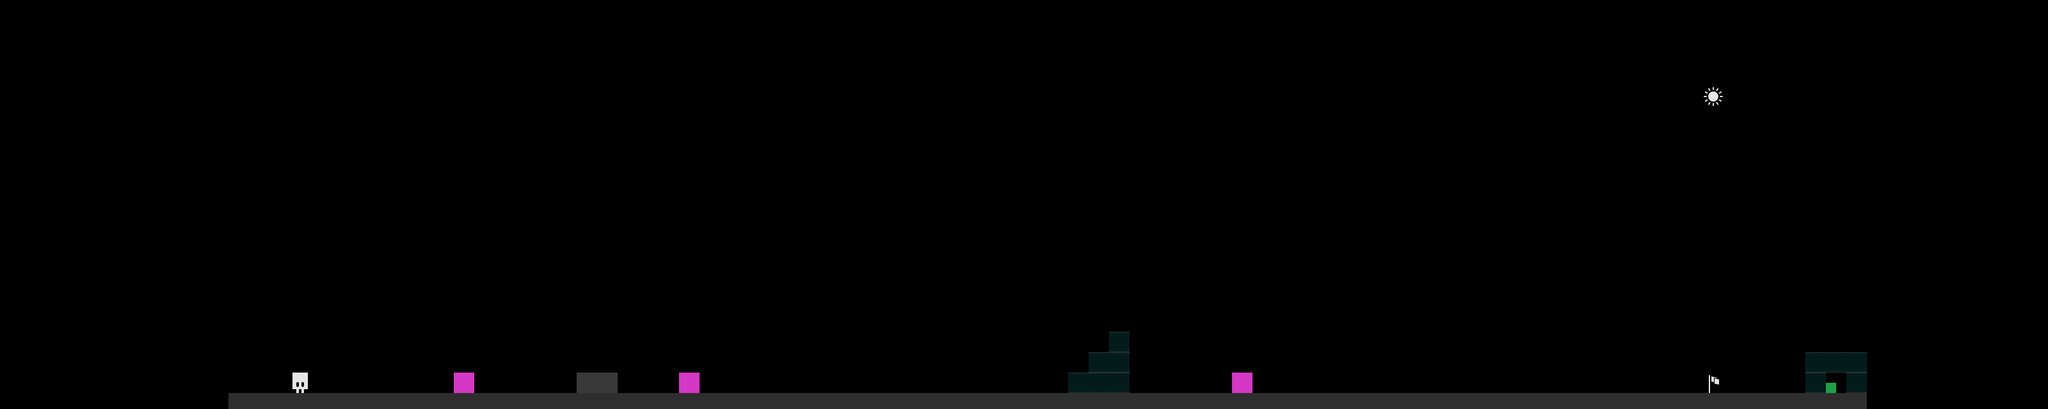

This is a level from a 2D game, rendered from its Tiled map with the project's own tilesets. A one-line summary and the complete map file follow:
An orthogonal 100x20 tile map with 32x32 px tiles, 1 tile layer (Tile Layer 1).

<map version="1.2" tiledversion="2019.03.13" orientation="orthogonal" renderorder="right-down" width="100" height="20" tilewidth="32" tileheight="32" infinite="0" nextlayerid="2" nextobjectid="1">
 <tileset firstgid="1" source="tiles2.tsx" />
 <layer id="1" name="Tile Layer 1" width="100" height="20" opacity="0.9" offsetx="133.333" offsety="103.03">
  <properties>
   <property name="title" value="X to shoot" />
  </properties>
  <data encoding="csv">
0,0,0,0,0,0,0,0,0,0,0,0,0,0,0,0,0,0,0,0,0,0,0,0,0,0,0,0,0,0,0,0,0,0,0,0,0,0,0,0,0,0,0,0,0,0,0,0,0,0,0,0,0,0,0,0,0,0,0,0,0,0,0,0,0,0,0,0,0,0,0,0,0,0,0,0,0,0,0,0,0,0,0,0,0,0,0,0,0,0,0,0,0,0,0,0,0,0,0,0,
0,0,0,0,0,0,0,0,0,0,0,0,0,0,0,0,0,0,0,0,0,0,0,0,0,0,0,0,0,0,0,0,0,0,0,0,0,0,0,0,0,0,0,0,0,0,0,0,0,0,0,0,0,0,0,0,0,0,0,0,0,0,0,0,0,0,0,0,0,0,0,0,0,0,0,0,0,0,0,10,0,0,0,0,0,0,0,0,0,0,0,0,0,0,0,0,0,0,0,0,
0,0,0,0,0,0,0,0,0,0,0,0,0,0,0,0,0,0,0,0,0,0,0,0,0,0,0,0,0,0,0,0,0,0,0,0,0,0,0,0,0,0,0,0,0,0,0,0,0,0,0,0,0,0,0,0,0,0,0,0,0,0,0,0,0,0,0,0,0,0,0,0,0,0,0,0,0,0,0,0,0,0,0,0,0,0,0,0,0,0,0,0,0,0,0,0,0,0,0,0,
0,0,0,0,0,0,0,0,0,0,0,0,0,0,0,0,0,0,0,0,0,0,0,0,0,0,0,0,0,0,0,0,0,0,0,0,0,0,0,0,0,0,0,0,0,0,0,0,0,0,0,0,0,0,0,0,0,0,0,0,0,0,0,0,0,0,0,0,0,0,0,0,0,0,0,0,0,0,0,0,0,0,0,0,0,0,0,0,0,0,0,0,0,0,0,0,0,0,0,0,
0,0,0,0,0,0,0,0,0,0,0,0,0,0,0,0,0,0,0,0,0,0,0,0,0,0,0,0,0,0,0,0,0,0,0,0,0,0,0,0,0,0,0,0,0,0,0,0,0,0,0,0,0,0,0,0,0,0,0,0,0,0,0,0,0,0,0,0,0,0,0,0,0,0,0,0,0,0,0,0,0,0,0,0,0,0,0,0,0,0,0,0,0,0,0,0,0,0,0,0,
0,0,0,0,0,0,0,0,0,0,0,0,0,0,0,0,0,0,0,0,0,0,0,0,0,0,0,0,0,0,0,0,0,0,0,0,0,0,0,0,0,0,0,0,0,0,0,0,0,0,0,0,0,0,0,0,0,0,0,0,0,0,0,0,0,0,0,0,0,0,0,0,0,0,0,0,0,0,0,0,0,0,0,0,0,0,0,0,0,0,0,0,0,0,0,0,0,0,0,0,
0,0,0,0,0,0,0,0,0,0,0,0,0,0,0,0,0,0,0,0,0,0,0,0,0,0,0,0,0,0,0,0,0,0,0,0,0,0,0,0,0,0,0,0,0,0,0,0,0,0,0,0,0,0,0,0,0,0,0,0,0,0,0,0,0,0,0,0,0,0,0,0,0,0,0,0,0,0,0,0,0,0,0,0,0,0,0,0,0,0,0,0,0,0,0,0,0,0,0,0,
0,0,0,0,0,0,0,0,0,0,0,0,0,0,0,0,0,0,0,0,0,0,0,0,0,0,0,0,0,0,0,0,0,0,0,0,0,0,0,0,0,0,0,0,0,0,0,0,0,0,0,0,0,0,0,0,0,0,0,0,0,0,0,0,0,0,0,0,0,0,0,0,0,0,0,0,0,0,0,0,0,0,0,0,0,0,0,0,0,0,0,0,0,0,0,0,0,0,0,0,
0,0,0,0,0,0,0,0,0,0,0,0,0,0,0,0,0,0,0,0,0,0,0,0,0,0,0,0,0,0,0,0,0,0,0,0,0,0,0,0,0,0,0,0,0,0,0,0,0,0,0,0,0,0,0,0,0,0,0,0,0,0,0,0,0,0,0,0,0,0,0,0,0,0,0,0,0,0,0,0,0,0,0,0,0,0,0,0,0,0,0,0,0,0,0,0,0,0,0,0,
0,0,0,0,0,0,0,0,0,0,0,0,0,0,0,0,0,0,0,0,0,0,0,0,0,0,0,0,0,0,0,0,0,0,0,0,0,0,0,0,0,0,0,0,0,0,0,0,0,0,0,0,0,0,0,0,0,0,0,0,0,0,0,0,0,0,0,0,0,0,0,0,0,0,0,0,0,0,0,0,0,0,0,0,0,0,0,0,0,0,0,0,0,0,0,0,0,0,0,0,
0,0,0,0,0,0,0,0,0,0,0,0,0,0,0,0,0,0,0,0,0,0,0,0,0,0,0,0,0,0,0,0,0,0,0,0,0,0,0,0,0,0,0,0,0,0,0,0,0,0,0,0,0,0,0,0,0,0,0,0,0,0,0,0,0,0,0,0,0,0,0,0,0,0,0,0,0,0,0,0,0,0,0,0,0,0,0,0,0,0,0,0,0,0,0,0,0,0,0,0,
0,0,0,0,0,0,0,0,0,0,0,0,0,0,0,0,0,0,0,0,0,0,0,0,0,0,0,0,0,0,0,0,0,0,0,0,0,0,0,0,0,0,0,0,0,0,0,0,0,0,0,0,0,0,0,0,0,0,0,0,0,0,0,0,0,0,0,0,0,0,0,0,0,0,0,0,0,0,0,0,0,0,0,0,0,0,0,0,0,0,0,0,0,0,0,0,0,0,0,0,
0,0,0,0,0,0,0,0,0,0,0,0,0,0,0,0,0,0,0,0,0,0,0,0,0,0,0,0,0,0,0,0,0,0,0,0,0,0,0,0,0,0,0,0,0,0,0,0,0,0,0,0,0,0,0,0,0,0,0,0,0,0,0,0,0,0,0,0,0,0,0,0,0,0,0,0,0,0,0,0,0,0,0,0,0,0,0,0,0,0,0,0,0,0,0,0,0,0,0,0,
0,0,0,0,0,0,0,0,0,0,0,0,0,0,0,0,0,0,0,0,0,0,0,0,0,0,0,0,0,0,0,0,0,0,0,0,0,0,0,0,0,0,0,0,0,0,0,0,0,0,16,0,0,0,0,0,0,0,0,0,0,0,0,0,0,0,0,0,0,0,0,0,0,0,0,0,0,0,0,0,0,0,0,0,0,0,0,0,0,0,0,0,0,0,0,0,0,0,0,0,
0,0,0,0,0,0,0,0,0,0,0,0,0,0,0,0,0,0,0,0,0,0,0,0,0,0,0,0,0,0,0,0,0,0,0,0,0,0,0,0,0,0,0,0,0,0,0,0,0,16,16,0,0,0,0,0,0,0,0,0,0,0,0,0,0,0,0,0,0,0,0,0,0,0,0,0,0,0,0,0,0,0,0,0,16,16,16,0,0,0,0,0,0,0,0,0,0,0,0,0,
0,0,0,0,0,0,0,0,0,0,5,0,0,0,0,0,0,0,7,0,0,0,0,0,1,1,0,0,0,7,0,0,0,0,0,0,0,0,0,0,0,0,0,0,0,0,0,0,16,16,16,0,0,0,0,0,7,0,0,0,0,0,0,0,0,0,0,0,0,0,0,0,0,0,0,0,0,0,0,8,0,0,0,18,16,11,16,0,0,0,0,0,0,0,0,0,0,0,0,0,
0,0,0,0,0,0,0,1,1,1,1,1,1,1,1,1,1,1,1,1,1,1,1,1,1,1,1,1,1,1,1,1,1,1,1,1,1,1,1,1,1,1,1,1,1,1,1,1,1,1,1,1,1,1,1,1,1,1,1,1,1,1,1,1,1,1,1,1,1,1,1,1,1,1,1,1,1,1,1,1,1,1,1,1,1,1,1,0,0,0,0,0,0,0,0,0,0,0,0,0,
0,0,0,0,0,0,0,0,0,0,0,0,0,0,0,0,0,0,0,0,0,0,0,0,0,0,0,0,0,0,0,0,0,0,0,0,0,0,0,0,0,0,0,0,0,0,0,0,0,0,0,0,0,0,0,0,0,0,0,0,0,0,0,0,0,0,0,1,0,0,0,0,0,0,0,0,0,0,0,14,0,0,0,0,0,0,0,0,0,0,0,0,0,0,0,0,0,0,0,0,
0,0,0,0,0,0,0,0,0,0,0,0,0,0,0,0,0,0,0,0,0,0,0,0,0,0,0,0,0,0,0,0,0,0,0,0,0,0,0,0,0,0,0,0,0,0,0,0,0,0,0,0,0,0,0,0,0,0,0,0,0,0,0,0,0,0,0,1,0,7,0,0,0,0,0,0,0,0,0,14,0,0,0,0,0,0,0,0,0,0,0,0,0,0,0,0,0,0,0,0,
0,0,0,0,0,0,0,0,0,0,0,0,0,0,0,0,0,0,0,0,0,0,0,0,0,0,0,0,0,0,0,0,0,0,0,0,0,0,0,0,0,0,0,0,0,0,0,0,0,0,0,0,0,0,0,0,0,0,0,0,0,0,0,0,0,0,0,1,1,1,1,1,1,1,1,1,1,1,1,1,0,0,0,0,0,0,0,0,0,0,0,0,0,0,0,0,0,0,0,0
</data>
 </layer>
</map>
